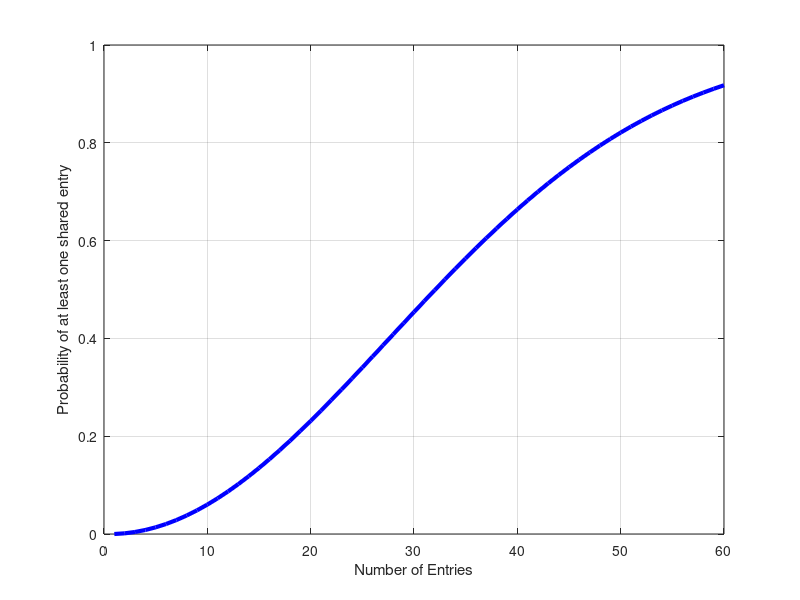

Here is the MATLAB script that generated this plot:
% Script that explores the Birthday Paradox

%%
% CARDS (in class activity)
%
% Pick a random card from each of N decks.  
% What are the chances of having at least one duplicate?
%
% P(N=1) = 0
% P(N=53) = 1

range = 1:52;
p = 0;

for n=range
    p(n) = 1 - ( prod((52-n+1):52) / 52^n );
end

plot(range, p, '-b', 'LineWidth', 3);
xlabel('Number of Decks');
ylabel('Probability of at least one duplicate');
grid on;

%%
% BIRTHDAY PARADOX
%
% N people in a room  
% What are the chances of having at least pair of people with the same birthday?
%
% P(N=1) = 0
% P(N=366) = 1

range = 1:50;
p = 0;

for n=range
    p(n) = 1 - ( prod((365-n+1):365) / 365^n );
end

plot(range, p, '-b', 'LineWidth', 3);
axis([1 50 0 1]);
xlabel('Number of People');
ylabel('Probability of at least one shared birthday');
grid on;

%%
% My GAME (pick three numbers each from 1 to 9, 9^3 possibilities)
%
% N people playing the game  
% What are the chances of having at least one pair of people with the same choice
%
% P(N=1) = 0
% P(N=9^3+1) = 1

possibilities = 9^3;
range = 1:60;
p = 0;

for n=range
    p(n) = 1 - ( prod((possibilities-n+1):possibilities) / possibilities^n );
end

plot(range, p, '-b', 'LineWidth', 3);
xlabel('Number of Entries');
ylabel('Probability of at least one shared entry');
grid on;
figure(gcf);

%%  QUESTION
%
%  Implement the lottery game of your choice??